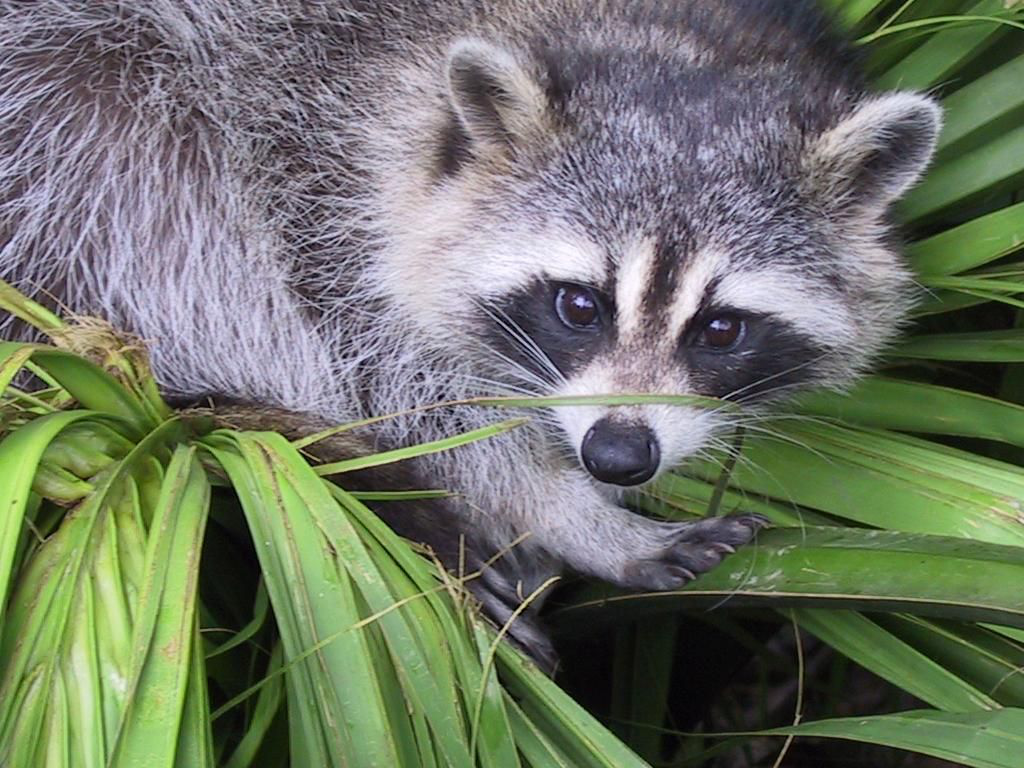
#> input picture face.png, 1024 x 768 px
$ python image_pixels.py
#> lines starting #> are read from the running program, lines starting #| are printed output that depends on the picture
from skimage import io
import os
import matplotlib.pyplot as plt
import numpy as np

# load image into python
imagepath = os.path.join(os.getcwd(), 'face.png')
image = io.imread(imagepath)
#> image is the input picture: shape (768, 1024, 3); mean R, G, B 110.7, 117.7, 102.1
plt.imshow(image)
plt.show()
# look at different properties of the image
Dict = {}
type(image)
image.shape
image.dtype
image.size
red_data = image[:, :, 0]
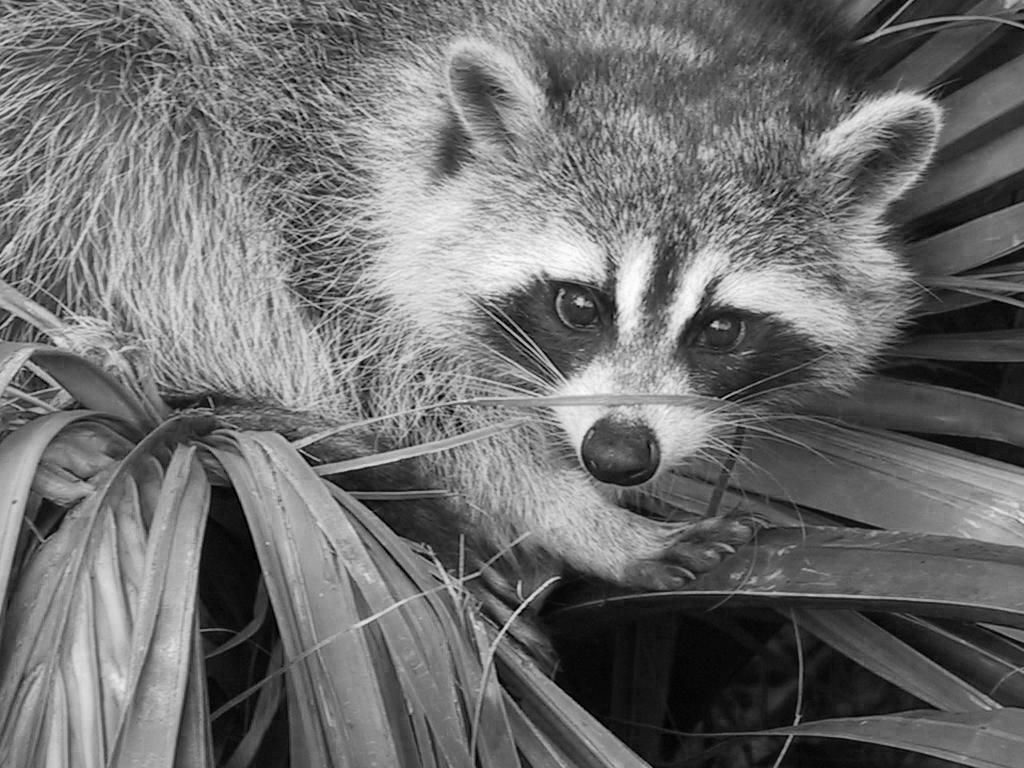
#> red_data: shape (768, 1024); min 0, max 255, mean 110.7
green_data = image[:, :, 1]
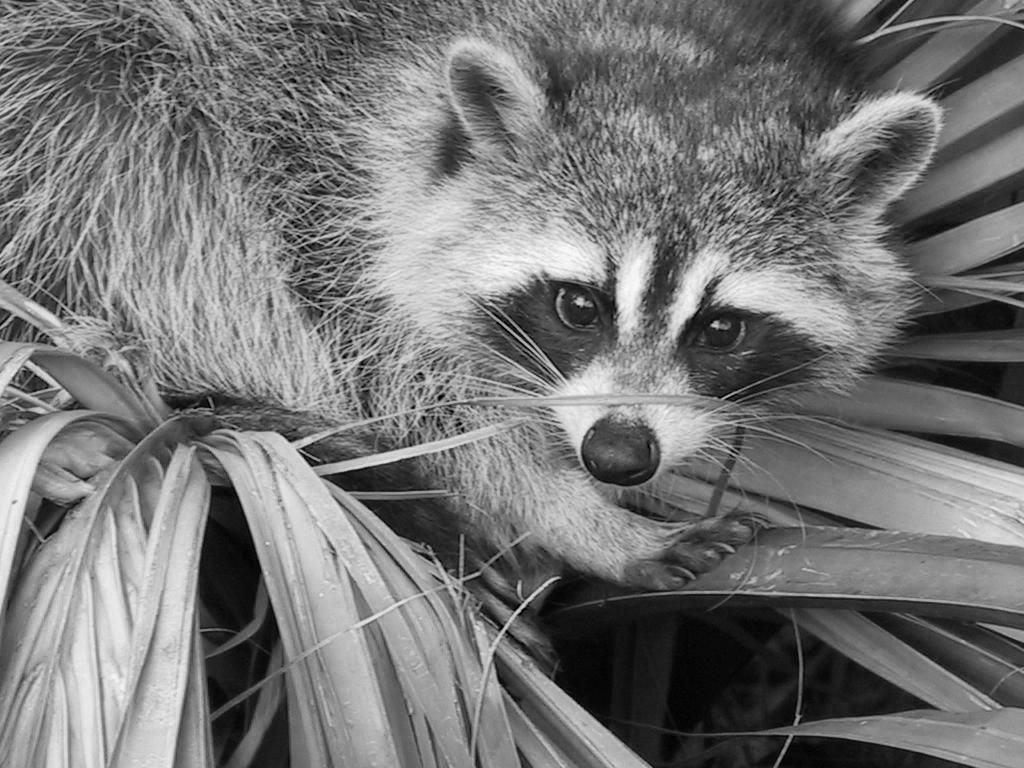
#> green_data: shape (768, 1024); min 0, max 252, mean 117.7
blue_data = image[:, :, 2]
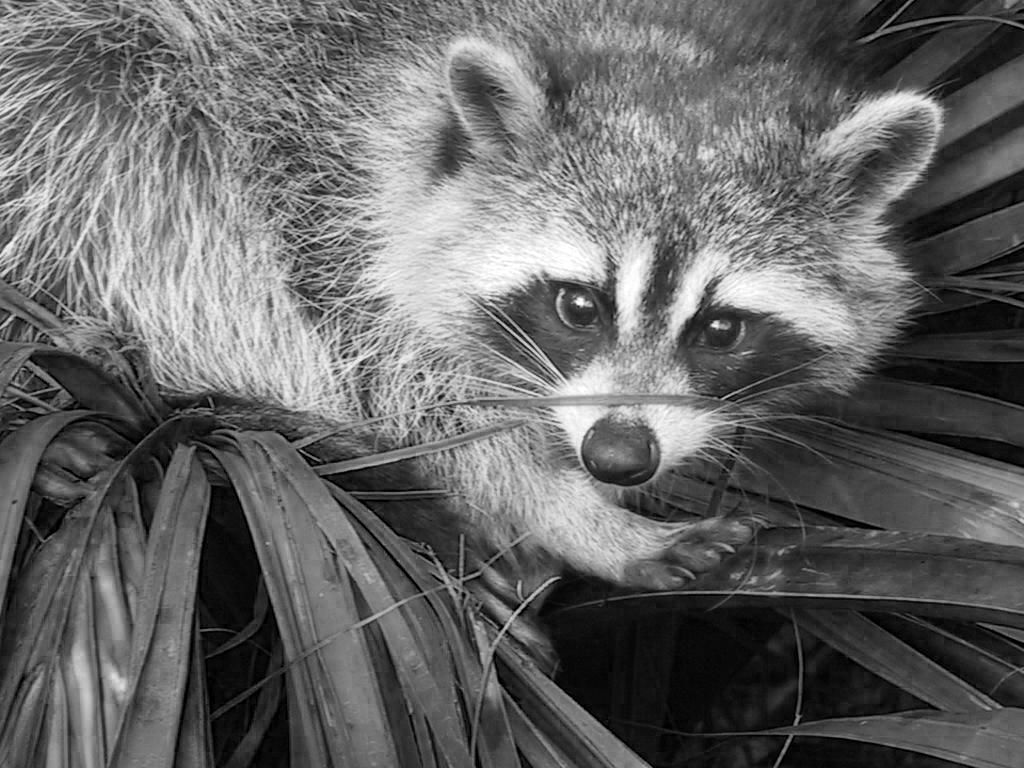
#> blue_data: shape (768, 1024); min 0, max 255, mean 102.1
plt.imshow(image)
plt.show()
big_big_list = []
for x in range(image.shape[0]):
    for y in range(image.shape[1]):
        pixel = int(''.join([str(red_data[x, y]), str(blue_data[x, y]), str(green_data[x, y])]))
        if pixel not in Dict:
            Dict[pixel] = 1
        else:
            Dict[pixel] += 1
        big_big_list.append(pixel)
#> after the loop, Dict = 134093 items; big_big_list = 786432 items
variance = len(Dict.keys()) // 10
#> variance = 13409
keys = list(Dict.keys())
#> keys = 134093 items
big_list = [0] * 10007
start = min(Dict.keys())
#> start = 1
#> `# i dont know how to procees lol`:
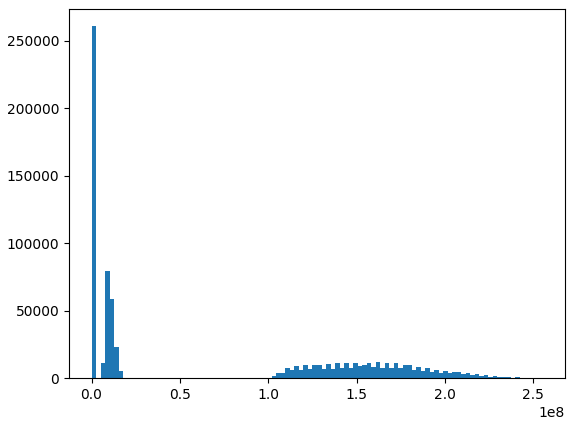
#> figure drawn by matplotlib, 1 panel; tallest bar 260834 high, from x = 1 to 2552553.5
count = 0
# [6 lines of commented-out code are left out]
plt.hist(big_big_list, bins=100)
# [13 lines of commented-out code are left out]

$ run again, with sample.png copied over face.png
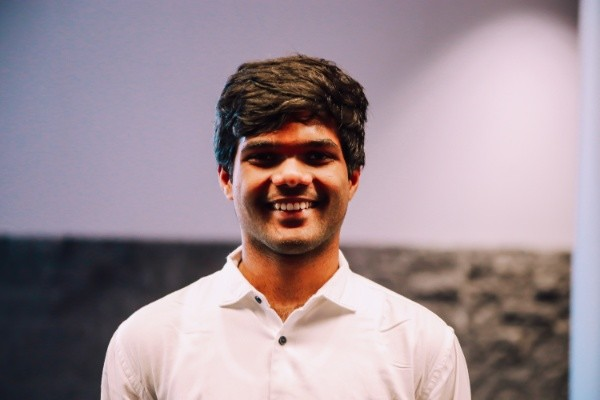
#> input picture sample.png, 600 x 400 px
#> image is the input picture: shape (400, 600, 4); mean R, G, B, A 159.3, 142.6, 149.8, 255
#> `blue_data = image[:, :, 2]`:
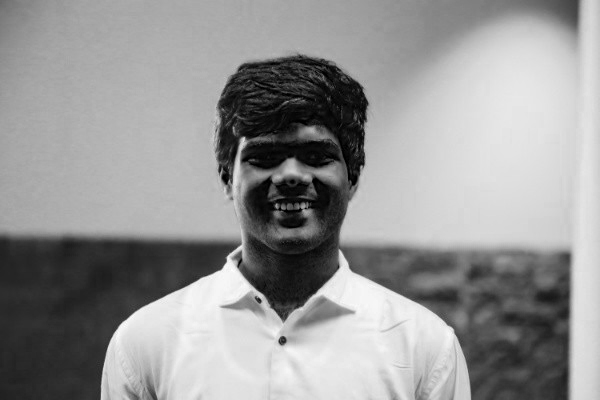
#> blue_data: shape (400, 600); min 0, max 255, mean 149.8
#> after the loop `for x in range(image.shape[0]):`: Dict = 38383 items; big_big_list = 240000 items
#> variance = 3838
#> keys = 38383 items
#> start = 100
#> `# i dont know how to procees lol`:
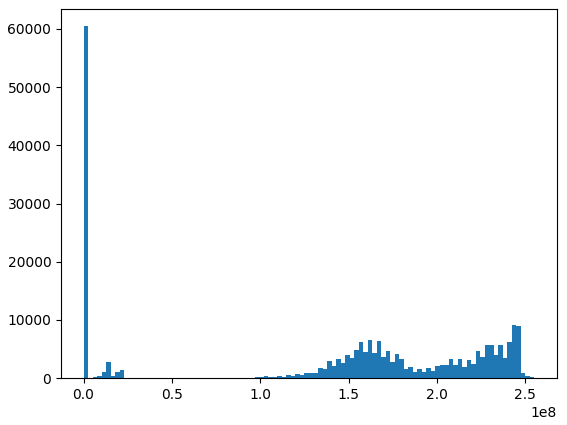
#> figure drawn by matplotlib, 1 panel; tallest bar 60459 high, from x = 100 to 2552651.5
